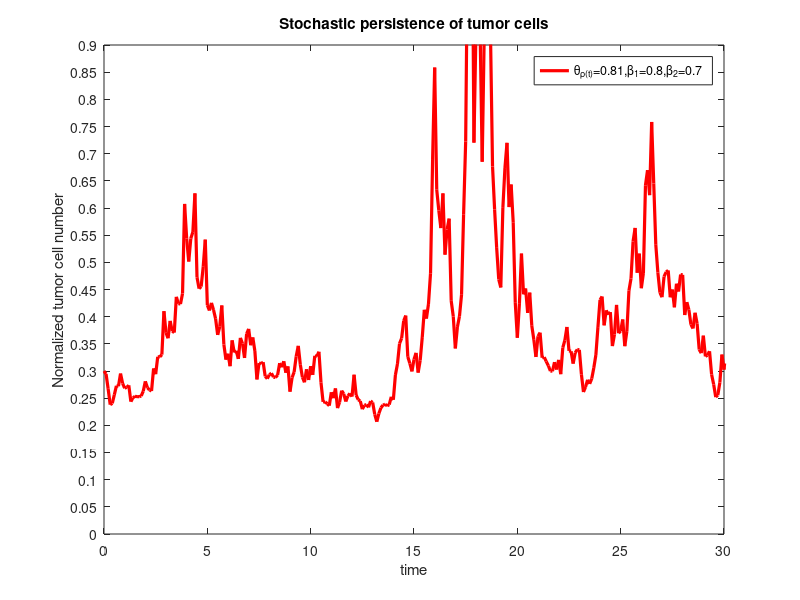

Here is the MATLAB script that generated this plot:
randn('state',175) 
T=3000;
dt=0.1;
N=T/dt;
gw=randn(N,1);
x=zeros(N,1);
t=0:dt:(T-dt);
a=1;b=2;
miua=0.9;
miub=0.6;
r=zeros(1,N);
rzero=a;
p1=miub/(miua+miub)+(miua/(miua+miub))*exp(-(miua+miub)*dt);
p2=miub/(miua+miub)-(miub/(miua+miub))*exp(-(miua+miub)*dt);
R=unifrnd(0,1,1,N);
if p1>R(1)
   r(1)=a;
else r(1)=b;
end
for i =2:N
    if r(i-1)==a
       if p1>R(i)
          r(i)=a;
       else r(i)=b;
       end
    else  r(i-1)=b;
          if p2>R(i)
             r(i)=a;
          else r(i)=b;
          end
    end
end
x(1)=0.3;
theta(1)=0.81;theta(2)=0.81;
beta(1)=0.8;beta(2)=0.7;
for j=2:N
    sigma=0.9;
     x(j)=x(j-1)+dt*(x(j-1)*(1-x(j-1)*theta(r(j)))-(beta(r(j))*x(j-1))/(1+x(j-1)))...
        +sqrt(dt)*sigma*x(j-1)^2*gw(j-1)+0.5*sigma*x(j-1)^4*sqrt(dt)*(gw(j-1)^2-1);
end
hold on
plot(t,x,'r-','linewidth',2.3)
box on;
set(gca,'YTick',0:0.05:0.9)
axis([0 30 0 0.9])
title('Stochastic persistence of tumor cells')
legend('\theta_{\rho(t)}=0.81,\beta_1=0.8,\beta_2=0.7')
xlabel('time')
ylabel('Normalized tumor cell number')

